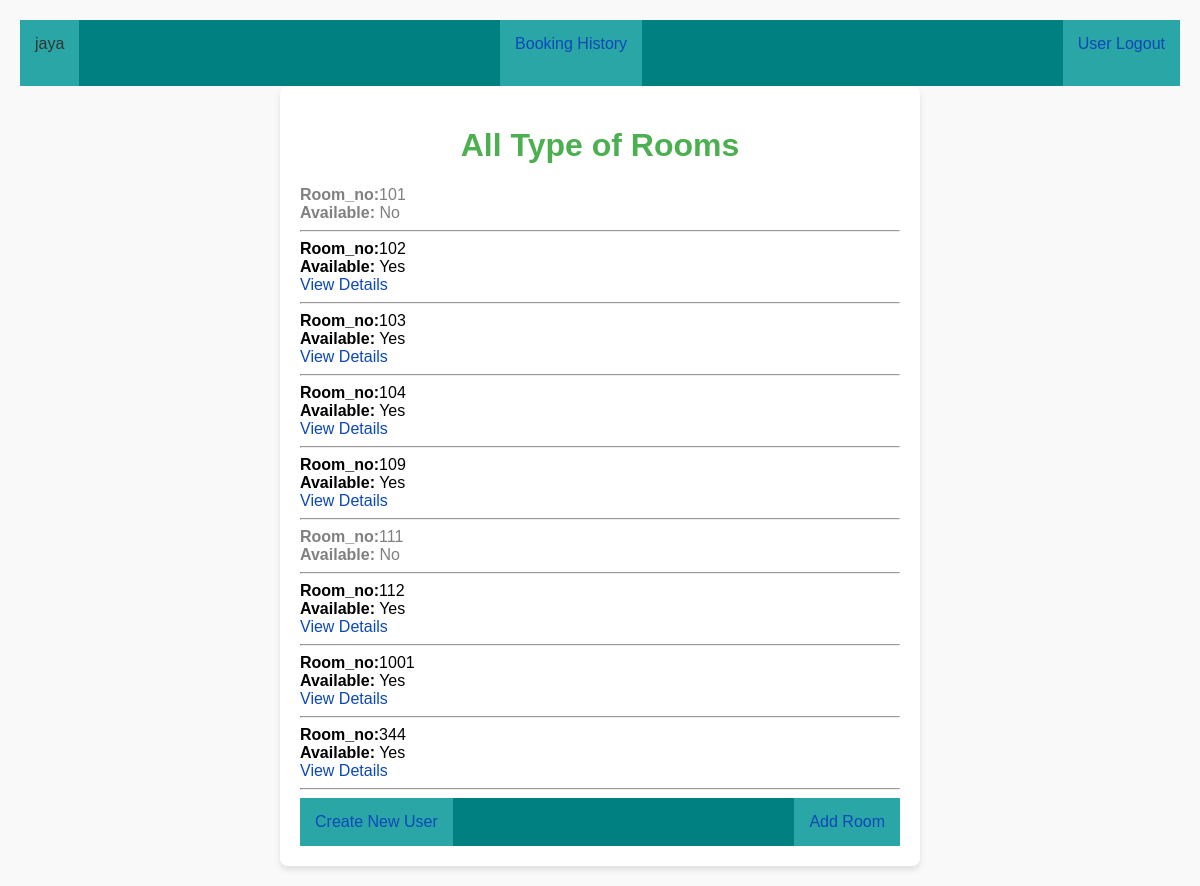
Screenshot of / (signed in) with the database file from the repository.
### app/models.py (models this page shows, shortened)
class Room(models.Model):
    Room_no = models.CharField(max_length=10)
    Room_type = models.CharField(max_length=20)
    Room_description = models.TextField()
    Price_per_night = models.DecimalField(max_digits=10, decimal_places=2)
    Room_available = models.BooleanField(default=True)  # This seems to represent availability

### app/views.py (the view)
# urls.py: path('',homepage),
def homepage(request):
    rooms = Room.objects.all()
    return render(request, 'Index.html',{'rooms':rooms,'user':request.user})

### Template/Index.html (shortened to what this page needs)
{% include 'nav.html' %}
<!DOCTYPE html>
<html lang="en">
<head>
</head>
<body>
    <div class="container">
        <h1>All Type of Rooms</h1>
        <div>
            {% for r in rooms %}
            <div style="color: {% if r.Room_available %} black; {% else %} grey {% endif %}">
                <strong>Room_no:</strong>{{r.Room_no}} <br>
                <strong>Available:</strong> {% if r.Room_available %} Yes {% else %} No {% endif %}<br>
                {% if r.Room_available %}
                <a href="/detail/{{r.id}}">View Details</a>
                {% endif %}
            </div>
            <hr>
            {% endfor %}
        </div>
        <div style="display: flex; justify-content: space-between; background-color: teal;">
            <div style="background-color: rgb(42, 166, 166);padding: 15px;">
                <a href="/createuser/">Create New User</a>
            </div>
            <div style="background-color: rgb(42, 166, 166);padding: 15px;">
                <a href="/Add_rooms/">Add Room</a>
            </div>
        </div>
    </div>
</body>
</html>

### Template/nav.html (shortened to what this page needs)
{% load static %}
<link rel="stylesheet" href="{% static 'style.css' %}">
<!DOCTYPE html>
<html lang="en">
<head>
</head>
<body>
    <div>
        <div style="display: flex; justify-content: space-between;background-color: teal;">
            <div style="background-color: rgb(42, 166, 166);padding: 15px;">
                {% if user.is_authenticated %}
                    {{user.username}}
                {% else %}
                    <a href="/userlogin">
                        User Login
                    </a>
                {% endif %}
            </div>
            <div style="background-color: rgb(42, 166, 166);padding: 15px;">
                <a href="/booking_history/">
                Booking History
            </a>
            </div>
            <div style="background-color: rgb(42, 166, 166);padding: 15px;">
                    <a href="/userlogout/">
                        User Logout
                    </a>
                <br> <br>
            </div>
        </div>
    </div>
</body>
</html>

### app/static/style.css (style rules this page uses)
body { font-family: Arial, sans-serif; margin: 0; padding: 0; background-color: #f4f4f9; color: #333; }
h1, h2, h3 { color: #2c3e50; text-align: center; }
a { text-decoration: none; color: #0c48b8; }

### Template/Index.html (style rules this page uses)
body { font-family: Arial, sans-serif; margin: 20px; background-color: #f9f9f9; color: #333; }
.container { max-width: 600px; margin: 0 auto; padding: 20px; background: #fff; border-radius: 8px; box-shadow: 0 4px 6px rgba(0, 0, 0, 0.1); }
h1 { color: #4CAF50; }

### rows the page displays
Room: Room_no "101", Room_available "No"
Room: Room_no "102", Room_available "Yes"
Room: Room_no "103", Room_available "Yes"
Room: Room_no "104", Room_available "Yes"
Room: Room_no "109", Room_available "Yes"
Room: Room_no "111", Room_available "No"
Room: Room_no "112", Room_available "Yes"
Room: Room_no "1001", Room_available "Yes"
Room: Room_no "344", Room_available "Yes"

### other values shown
{{ user.username }} "jaya"
